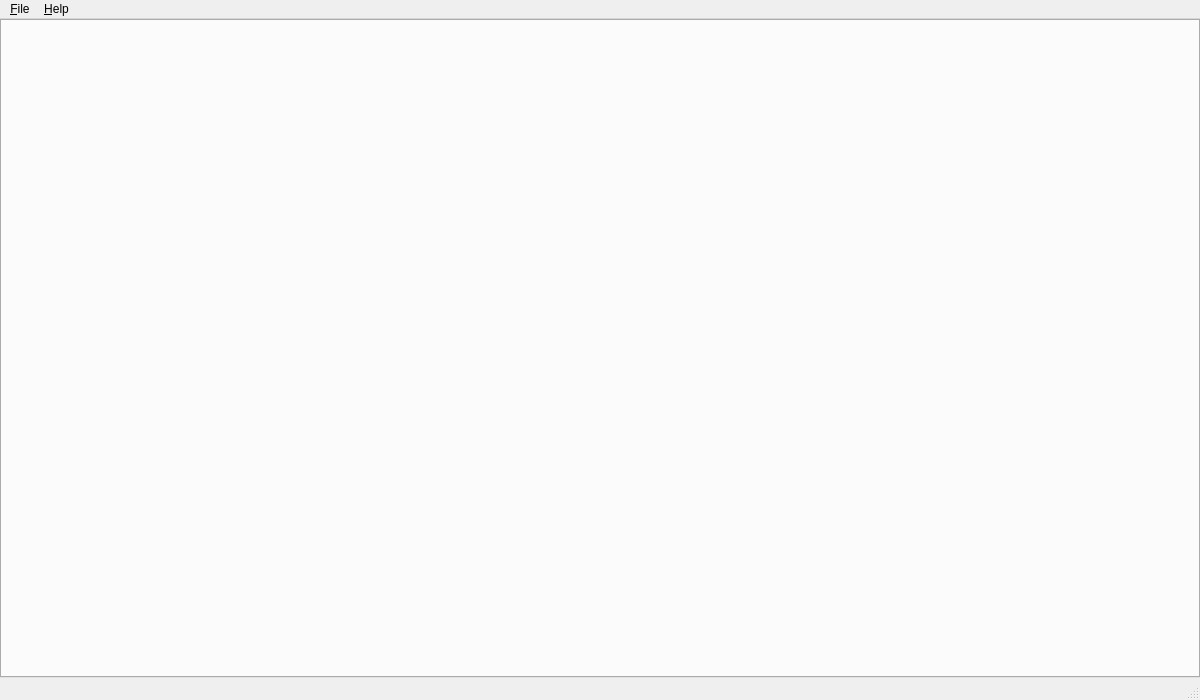
<?xml version="1.0" encoding="UTF-8"?>
<ui version="4.0">
	<class>FileTransferClass</class>
	<widget class="QMainWindow" name="FileTransferClass">
		<property name="geometry">
			<rect>
				<x>0</x>
				<y>0</y>
				<width>1200</width>
				<height>700</height>
			</rect>
		</property>
		<property name="windowTitle">
			<string>File Transfer Manager</string>
		</property>
		<property name="windowIcon">
			<iconset resource="resources.qrc">
				<normaloff>:/icons/app.png</normaloff>:/icons/app.png
			</iconset>
		</property>
		<widget class="QWidget" name="centralwidget">
			<layout class="QVBoxLayout" name="verticalLayout">
				<property name="leftMargin">
					<number>0</number>
				</property>
				<property name="topMargin">
					<number>0</number>
				</property>
				<property name="rightMargin">
					<number>0</number>
				</property>
				<property name="bottomMargin">
					<number>0</number>
				</property>
				<item>
					<widget class="QTabWidget" name="tabWidget">
						<property name="currentIndex">
							<number>0</number>
						</property>
					</widget>
				</item>
			</layout>
		</widget>
		<widget class="QMenuBar" name="menubar">
			<property name="geometry">
				<rect>
					<x>0</x>
					<y>0</y>
					<width>1200</width>
					<height>26</height>
				</rect>
			</property>
			<widget class="QMenu" name="menuFile">
				<property name="title">
					<string>&amp;File</string>
				</property>
				<addaction name="actionExit"/>
			</widget>
			<widget class="QMenu" name="menuHelp">
				<property name="title">
					<string>&amp;Help</string>
				</property>
				<addaction name="actionAbout"/>
			</widget>
			<addaction name="menuFile"/>
			<addaction name="menuHelp"/>
		</widget>
		<widget class="QStatusBar" name="statusbar">
			<property name="styleSheet">
				<string>color: #666;</string>
			</property>
		</widget>
		<action name="actionExit">
			<property name="text">
				<string>E&amp;xit</string>
			</property>
			<property name="shortcut">
				<string>Ctrl+Q</string>
			</property>
		</action>
		<action name="actionAbout">
			<property name="text">
				<string>&amp;About</string>
			</property>
		</action>
	</widget>
	<resources>
		<include location="resources.qrc"/>
	</resources>
	<connections/>
</ui>
